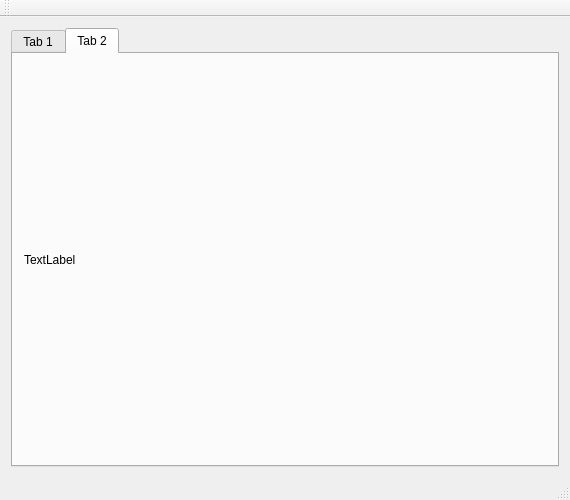
<?xml version="1.0" encoding="UTF-8"?>
<ui version="4.0">
 <class>MainWindow</class>
 <widget class="QMainWindow" name="MainWindow">
  <property name="geometry">
   <rect>
    <x>0</x>
    <y>0</y>
    <width>570</width>
    <height>500</height>
   </rect>
  </property>
  <property name="windowTitle">
   <string>MainWindow</string>
  </property>
  <widget class="QWidget" name="centralWidget">
   <layout class="QVBoxLayout" name="verticalLayout_3">
    <item>
     <widget class="QTabWidget" name="tabWidget">
      <property name="currentIndex">
       <number>1</number>
      </property>
      <widget class="QWidget" name="tab_3">
       <attribute name="title">
        <string>Tab 1</string>
       </attribute>
       <layout class="QVBoxLayout" name="verticalLayout_6">
        <item>
         <layout class="QHBoxLayout" name="horizontalLayout_2">
          <item>
           <widget class="QLabel" name="label">
            <property name="text">
             <string>Text to overlay</string>
            </property>
           </widget>
          </item>
          <item>
           <widget class="QLineEdit" name="lineEdit"/>
          </item>
          <item>
           <widget class="QPushButton" name="pushButton">
            <property name="text">
             <string>Overlay</string>
            </property>
           </widget>
          </item>
         </layout>
        </item>
        <item>
         <spacer name="verticalSpacer">
          <property name="orientation">
           <enum>Qt::Vertical</enum>
          </property>
          <property name="sizeHint" stdset="0">
           <size>
            <width>20</width>
            <height>40</height>
           </size>
          </property>
         </spacer>
        </item>
        <item>
         <layout class="QHBoxLayout" name="horizontalLayout">
          <item>
           <widget class="QGroupBox" name="groupBox">
            <property name="title">
             <string>Background Color</string>
            </property>
            <layout class="QVBoxLayout" name="verticalLayout_4">
             <item>
              <widget class="QRadioButton" name="radioButton">
               <property name="text">
                <string>Black</string>
               </property>
              </widget>
             </item>
             <item>
              <widget class="QRadioButton" name="radioButton_2">
               <property name="text">
                <string>Gray</string>
               </property>
              </widget>
             </item>
             <item>
              <widget class="QRadioButton" name="radioButton_3">
               <property name="text">
                <string>White</string>
               </property>
              </widget>
             </item>
            </layout>
           </widget>
          </item>
          <item>
           <spacer name="horizontalSpacer">
            <property name="orientation">
             <enum>Qt::Horizontal</enum>
            </property>
            <property name="sizeHint" stdset="0">
             <size>
              <width>40</width>
              <height>20</height>
             </size>
            </property>
           </spacer>
          </item>
          <item>
           <widget class="QGroupBox" name="groupBox_2">
            <property name="title">
             <string>Text Color</string>
            </property>
            <layout class="QVBoxLayout" name="verticalLayout_5">
             <item>
              <widget class="QRadioButton" name="radioButton_4">
               <property name="text">
                <string>Red</string>
               </property>
              </widget>
             </item>
             <item>
              <widget class="QRadioButton" name="radioButton_5">
               <property name="text">
                <string>Green</string>
               </property>
              </widget>
             </item>
             <item>
              <widget class="QRadioButton" name="radioButton_6">
               <property name="text">
                <string>Blue</string>
               </property>
              </widget>
             </item>
            </layout>
           </widget>
          </item>
         </layout>
        </item>
       </layout>
      </widget>
      <widget class="QWidget" name="tab_4">
       <attribute name="title">
        <string>Tab 2</string>
       </attribute>
       <layout class="QVBoxLayout" name="verticalLayout_7">
        <item>
         <widget class="QLabel" name="label_2">
          <property name="text">
           <string>TextLabel</string>
          </property>
         </widget>
        </item>
       </layout>
      </widget>
     </widget>
    </item>
   </layout>
  </widget>
  <widget class="QMenuBar" name="menuBar">
   <property name="geometry">
    <rect>
     <x>0</x>
     <y>0</y>
     <width>570</width>
     <height>25</height>
    </rect>
   </property>
  </widget>
  <widget class="QToolBar" name="mainToolBar">
   <attribute name="toolBarArea">
    <enum>TopToolBarArea</enum>
   </attribute>
   <attribute name="toolBarBreak">
    <bool>false</bool>
   </attribute>
  </widget>
  <widget class="QStatusBar" name="statusBar"/>
 </widget>
 <layoutdefault spacing="6" margin="11"/>
 <resources/>
 <connections/>
</ui>
